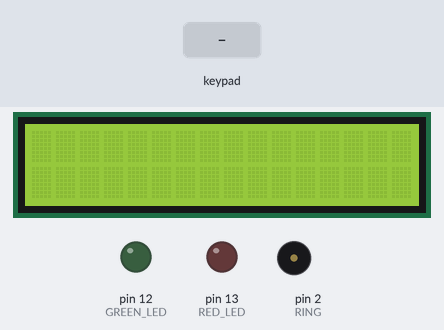
A sketch run on a simulated Arduino Uno, built with avr-gcc and run on an emulated ATmega328P. On the bench: 16×2 character LCD, output pins drawn as LEDs (lit = HIGH), buzzer (waves = sounding). The inputs (shaded band) are chosen by the test bench.

Above: at 1.2 s.
1.3 s: keypad keys 5 B 2 A pressed 0.4 s apart
At 3.9 s:
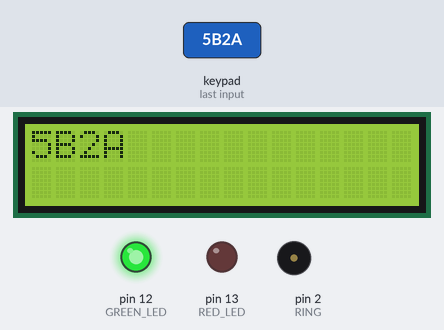
4.4 s: key 'A' pressed
7.4 s: keypad keys 5 B 2 A # pressed 0.4 s apart
At 9.3 s:
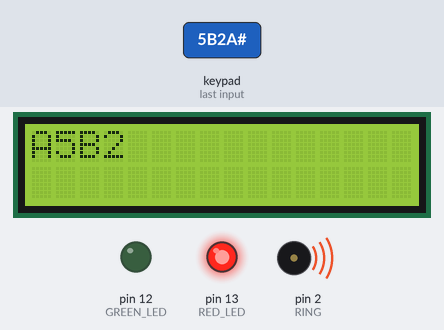
10.9 s: key 'B' pressed
At 13.73 s:
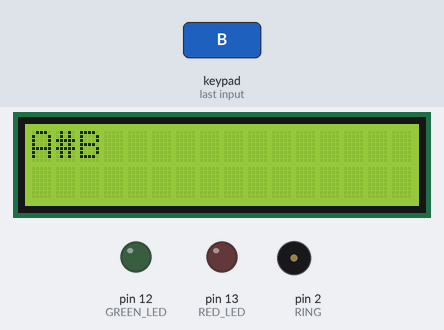
13.9 s: key 'C' pressed
At 15.1 s:
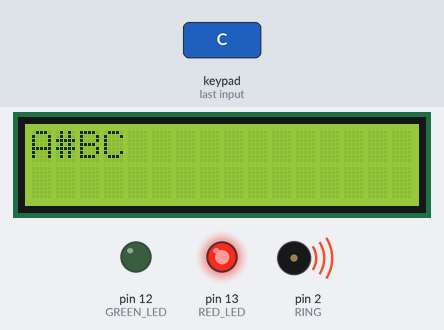
15.4 s: key '*' pressed
At 19.16 s:
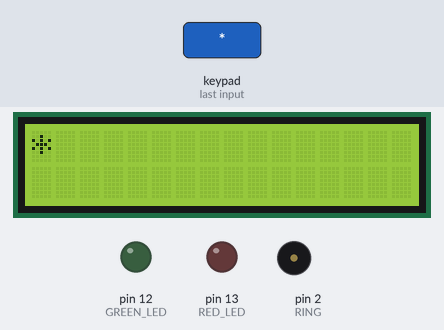
Timing chart, 0 to 19.4 s (numbered marks = the images above; inputs shaded):
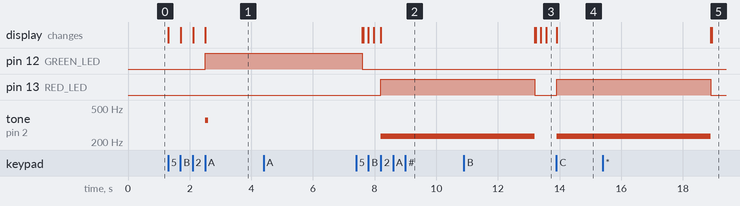

Measured:
- after the input at 1.3 s, pin 12 (GREEN_LED): LOW → HIGH after 1.2 s; tone on pin 2 (RING): silent → 360 Hz after 1.2 s, → silent 0.10 s later; the display: first changes at once (image 1 shows a later state)
- after the input at 4.4 s, every drawn part: stays the same
- after the input at 7.4 s, pin 13 (RED_LED): LOW → HIGH after 0.80 s; tone on pin 2 (RING): silent → 233 Hz after 0.80 s
- after the input at 10.9 s, the display: first differs from a run without the input after 2.7 s (image 3)
- after the input at 13.9 s, pin 13 (RED_LED): LOW → HIGH at once; tone on pin 2 (RING): silent → 233 Hz at once; the display: changes at once (image 4)
- after the input at 15.4 s, the display: first differs from a run without the input after 3.5 s (image 5)

The sketch:

keypad_alarm_system.ino
```cpp
#include <Keypad.h>
#include <LiquidCrystal.h>
#define GREEN_LED 12
#define RED_LED 13
#define RING 2

LiquidCrystal myLcd(A0, A1, A2, A3, A4, A5);

const byte ROWS = 4;
const byte COLS = 4;

char keys[ROWS][COLS] = {
  {'1','2','3','A'},
  {'4','5','6','B'},
  {'7','8','9','C'},
  {'*','0','#','D'}
};

byte rows[ROWS] = {10,9,8,7};
byte columns[COLS] = {6,5,4,3};

Keypad keypad = Keypad(makeKeymap(keys), rows, columns, ROWS, COLS);

char pressed_key;
char correct_password[] = "5B2A";
int counter = 0;

String entered_password = "";

void setup()
{
  myLcd.begin(16, 2);
  pinMode(RED_LED, OUTPUT);
  pinMode(GREEN_LED, OUTPUT);
  pinMode(RING, OUTPUT);
}

void loop()
{
  pressed_key = keypad.getKey();

  if (pressed_key != NO_KEY)
  {
    counter ++;
    myLcd.print(pressed_key);
    entered_password += pressed_key;
  }

  if (counter == 4)
  {
    validate_password();
  }
}

void validate_password()
{
  if (entered_password.equals(correct_password))
  {
    digitalWrite(GREEN_LED, HIGH);
    tone(RING, 360);
    delay(100);
    noTone(RING);
    delay(5000);
    digitalWrite(GREEN_LED, LOW);
  }
  else
  {
    digitalWrite(RED_LED, HIGH);
    tone(RING, 233);
    delay(5000);
    noTone(RING);
    digitalWrite(RED_LED, LOW);
  }

  counter = 0;
  entered_password = "";
  myLcd.clear();
}
```
